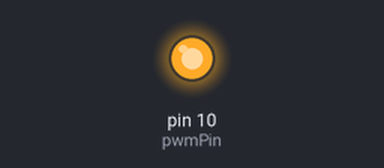
Bench run of a sketch on a simulated Arduino Uno, built with avr-gcc and run on an emulated ATmega328P. Shown: output pins drawn as LEDs (lit = HIGH).

Above: at 0.05 s.
At 10.1 s:
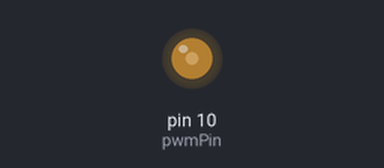
Timing chart, 0 to 13.1 s (numbered marks = the images above):
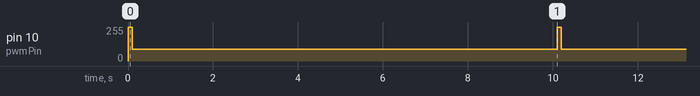

Measured:
- by itself, pin 10 (pwmPin): alternates 255/255 for 0.10 s and 90/255 for 10.0 s

The sketch:

pwm_small_fan_fixed_PWM.ino
```cpp
#include <TimerOne.h>
int pwmPin = 10;
int dutycycle = 360; // this is 20% dutycycle, the perfect amount for creating a light breeze in the tank
void setup(void)
{
  pinMode(pwmPin, OUTPUT);
  Timer1.initialize(25);
  Timer1.pwm(pwmPin, dutycycle);
}
void loop(void){
Timer1.setPwmDuty(pwmPin, 1023); //this kicks the fan in the ass, so it starts
delay(100); // this is necessary, since it doesnt always start on 35% dutycycle, if it somehow stops
Timer1.setPwmDuty(pwmPin, dutycycle);
delay(10000);

}
```
